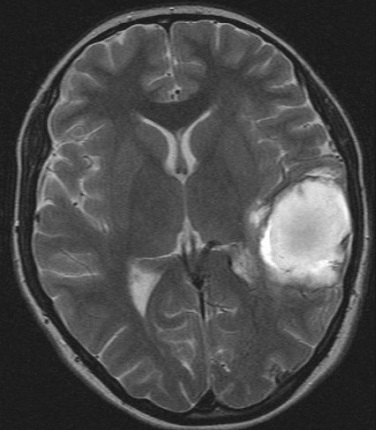
#> input picture IZ/insult.jpg, 376 x 430 px
$ python gradient_2_poradok.py
#> lines starting #> are read from the running program, lines starting #| are printed output that depends on the picture
import cv2
import numpy as np
import matplotlib.pyplot as plt

# Загрузка изображения
image_path = 'insult.jpg'
image = cv2.imread(image_path, cv2.IMREAD_GRAYSCALE)
#> image is the input picture: shape (430, 376); min 15, max 255, mean 74.4

# применение оператора Лапласа
def laplacian_operator(image):
    height, width = image.shape
#> height = 430; width = 376
    laplacian_result = np.zeros((height, width), dtype=np.float64)

    # Ядро второй производной по оси X
    kernel_x = np.array([[0, 1, 0],
                         [1, -4, 1],
                         [0, 1, 0]])

    # Ядро второй производной по оси Y
    kernel_y = np.array([[0, 1, 0],
                         [1, -4, 1],
                         [0, 1, 0]])

    # Применение оператора Лапласа
    for i in range(1, height - 1):
        for j in range(1, width - 1):
            laplacian_result[i, j] = np.abs(np.sum(kernel_x * image[i-1:i+2, j-1:j+2])) + \
                                     np.abs(np.sum(kernel_y * image[i-1:i+2, j-1:j+2]))
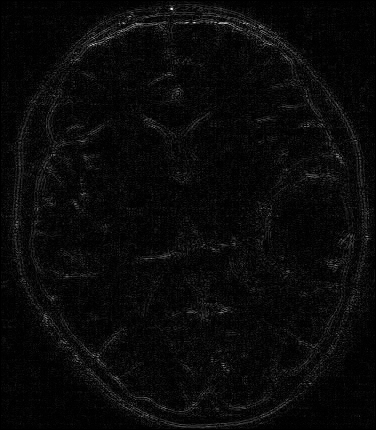
#> laplacian_result: shape (430, 376) float64; min 0, max 410, mean 16; drawn with min black and max white

    return laplacian_result

# Применение оператора Лапласа
laplacian_result = laplacian_operator(image)

# Пороговая обработка для выделения контуров
threshold_value = 30
binary_laplacian = np.where(laplacian_result > threshold_value, 255, 0).astype(np.uint8)
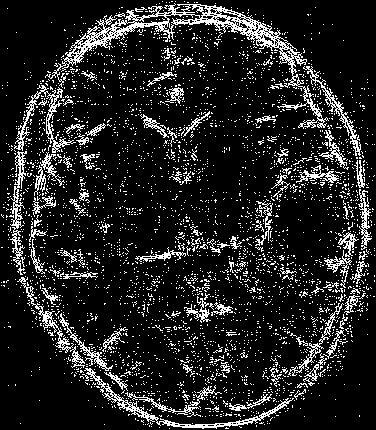
#> binary_laplacian: shape (430, 376); 13.6% white in thin lines or dots

# Визуализация результатов
plt.figure(figsize=(10, 5))

plt.subplot(1, 3, 1)
plt.imshow(image, cmap='gray')
plt.title('Original Image')

plt.subplot(1, 3, 2)
plt.imshow(np.abs(laplacian_result), cmap='gray')
plt.title('Laplacian')

plt.subplot(1, 3, 3)
plt.imshow(binary_laplacian, cmap='gray')
plt.title('Binary Laplacian')

plt.show()
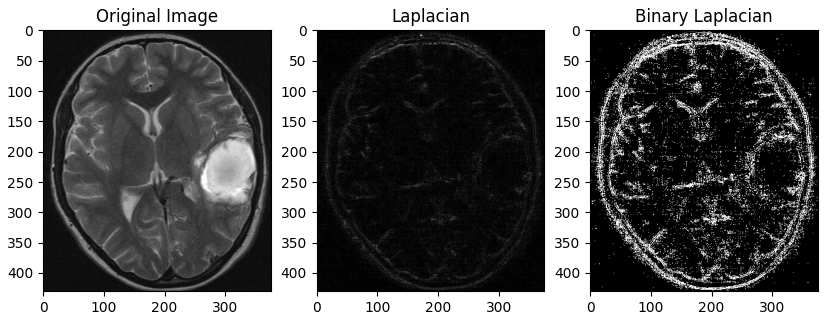
#> figure drawn by matplotlib, 3 panels

$ run again, with IZ/evil_tumor.jpg copied over IZ/insult.jpg
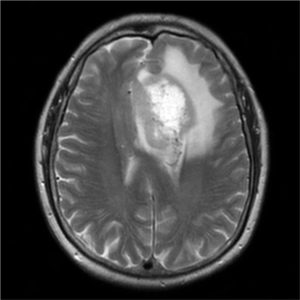
#> input picture IZ/evil_tumor.jpg, 300 x 300 px
#> image is the input picture: shape (300, 300); min 0, max 255, mean 61.5
#> `binary_laplacian = np.where(laplacian_result > threshold_value, 255, 0..`:
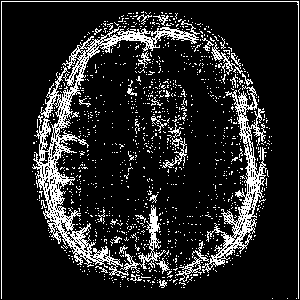
#> binary_laplacian: shape (300, 300); 14.7% white in thin lines or dots
#> `plt.show()`:
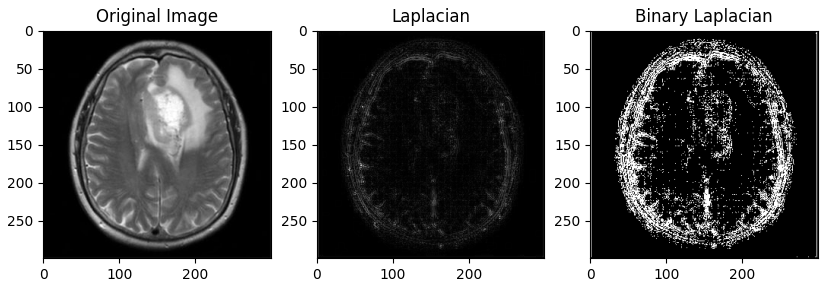
#> figure drawn by matplotlib, 3 panels

$ run again, with IZ/evil_tumor2.jpg copied over IZ/insult.jpg
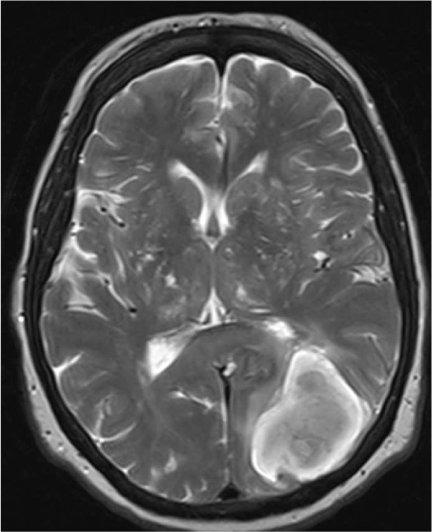
#> input picture IZ/evil_tumor2.jpg, 432 x 532 px
#> image is the input picture: shape (532, 432); min 6, max 255, mean 81.2
#> `binary_laplacian = np.where(laplacian_result > threshold_value, 255, 0..`:
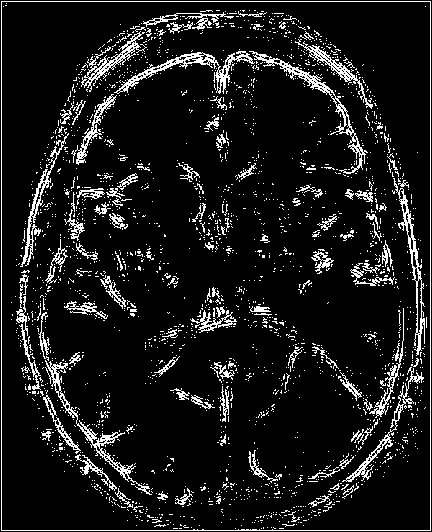
#> binary_laplacian: shape (532, 432); 10% white in thin lines or dots
#> `plt.show()`:
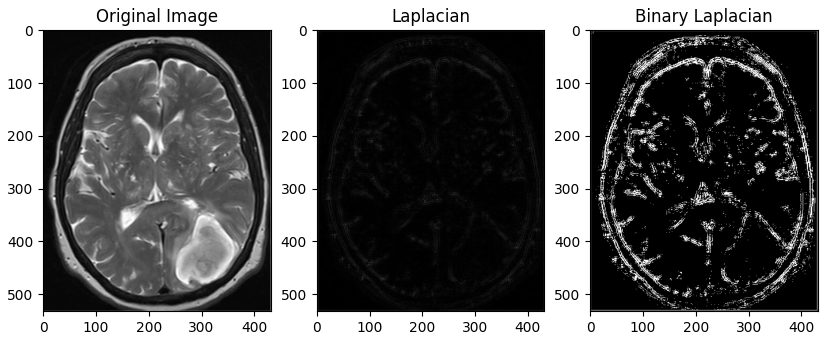
#> figure drawn by matplotlib, 3 panels
